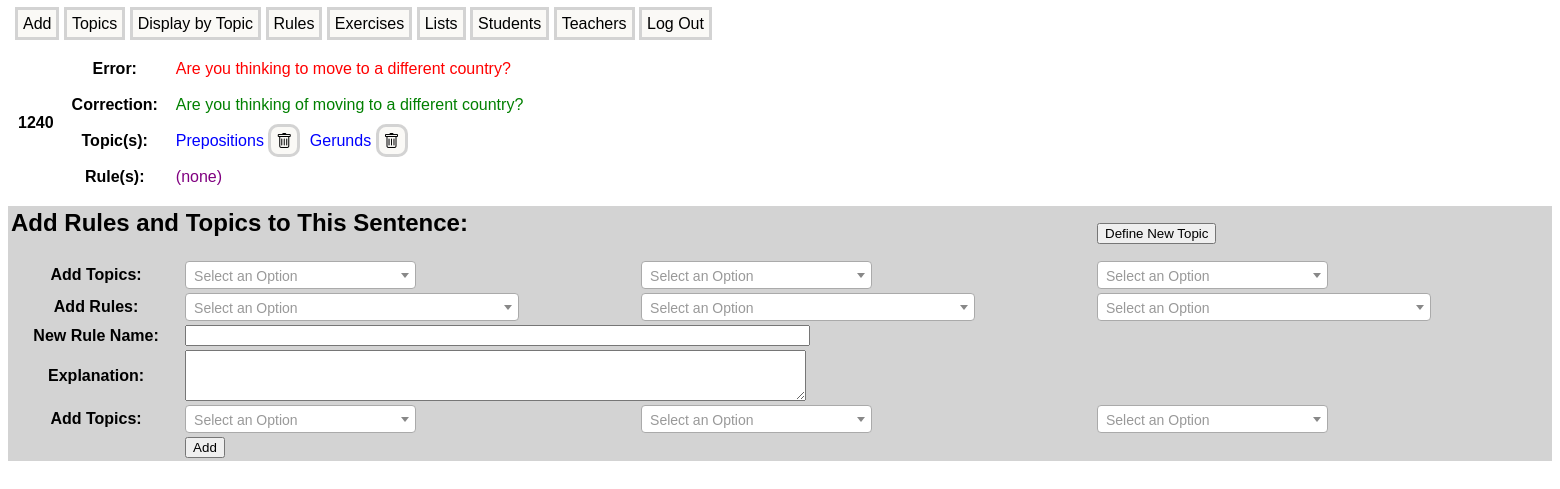
/add_rules_and_topics/1240 (signed in), run on an earlier commit of the app's database.
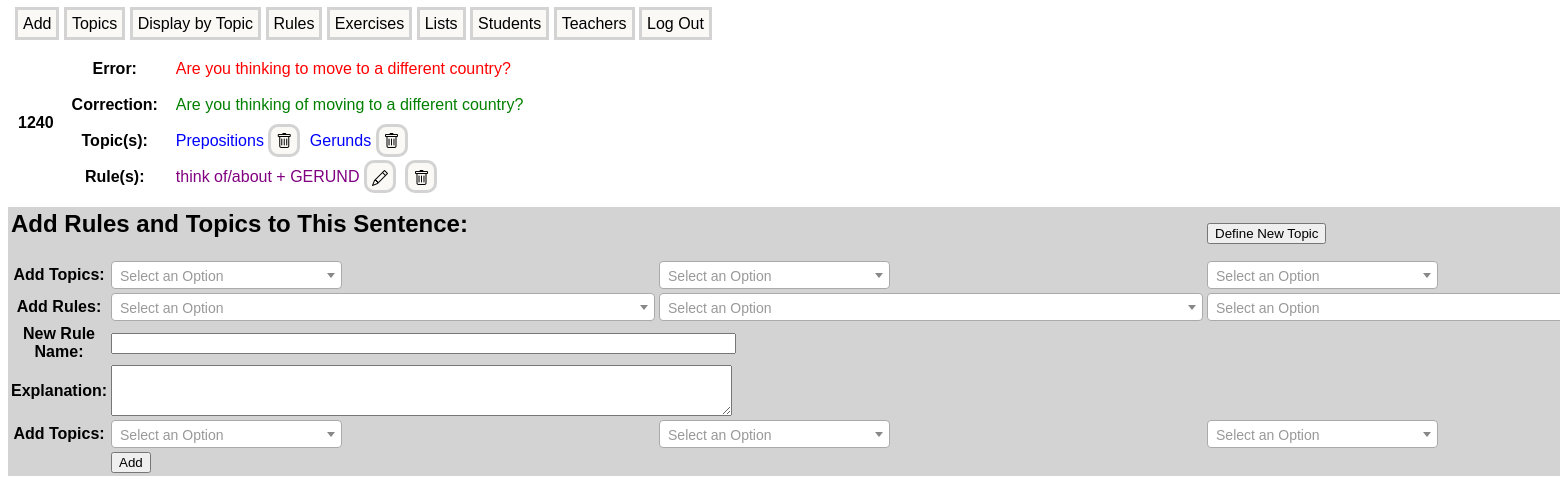
And on a later commit of the database.
### models.py (models this page shows)
class Correction(db.Model):
    id = db.Column(db.Integer, primary_key = True)
    correct_sentence = db.Column(db.String(300), index = True, unique = False, nullable = False)
    error_id = db.Column(db.Integer, db.ForeignKey('error.id', ondelete = 'CASCADE'), nullable = False)

class ErrorTopic(db.Model):
    id = db.Column(db.Integer, primary_key = True)
    error_id = db.Column(db.Integer, db.ForeignKey('error.id', ondelete = 'CASCADE'), nullable = False)
    topic_id = db.Column(db.Integer, db.ForeignKey('topic.id', ondelete = 'CASCADE'), nullable = False)

class Topic(db.Model):
    id = db.Column(db.Integer, primary_key = True)
    topic_name = db.Column(db.String(200), index = True, unique = True, nullable = False)
    topic_errors = db.relationship('ErrorTopic', backref = "topic", lazy = 'joined', cascade = 'all, delete-orphan')
    topic_rules = db.relationship('RuleTopic', backref = 'topic', lazy = 'joined', cascade = 'all, delete-orphan')

class Error(db.Model):
    id = db.Column(db.Integer, primary_key = True)
    incorrect_sentence = db.Column(db.String(300), index = True, unique = True, nullable = False)
    corrections = db.relationship('Correction', backref = 'error', lazy = 'joined', cascade = 'all, delete-orphan')
    teacher_id = db.Column(db.Integer, db.ForeignKey('teacher.id'))
    student_id = db.Column(db.Integer, db.ForeignKey('student.id'))
    error_topics = db.relationship('ErrorTopic', backref = 'error', lazy = 'joined', cascade = 'all, delete-orphan')
    error_rules = db.relationship('ErrorRule', backref = 'error', lazy = 'joined', cascade = 'all, delete-orphan')
    entered = db.Column(db.DateTime, default = datetime.now(timezone.utc), nullable=False)
    last_edited = db.Column(db.DateTime, default = datetime.now(timezone.utc), nullable=False)
    list_items = db.relationship('ListItem', backref = 'error', lazy = 'joined')
    cloze_sentences = db.relationship('ClozeSentence', backref = 'error', lazy = 'joined')
    comments = db.relationship('Comment', backref = 'error', lazy = 'joined', cascade = 'all, delete-orphan')

class ErrorRule(db.Model):
    id = db.Column(db.Integer, primary_key = True)
    error_id = db.Column(db.Integer, db.ForeignKey('error.id', ondelete = 'CASCADE'), nullable = False)
    rule_id = db.Column(db.Integer, db.ForeignKey('rule.id', ondelete = 'CASCADE'), nullable = False)

class Rule(db.Model):
    id = db.Column(db.Integer, primary_key = True)
    rule_name = db.Column(db.String(200), index = True, unique = True, nullable = False)
    rule_text = db.Column(db.Text, index = False, unique = True)
    examples = db.relationship('Example', backref = 'rule', lazy = 'joined', cascade = 'all, delete-orphan')
    rule_topics = db.relationship('RuleTopic', backref = 'rule', lazy = 'joined', cascade = 'all, delete-orphan')
    rule_errors = db.relationship('ErrorRule', backref = 'rule', lazy = 'joined', cascade = 'all, delete-orphan')
    entered = db.Column(db.DateTime, default = datetime.now(timezone.utc))
    last_edited = db.Column(db.DateTime, default = datetime.now(timezone.utc))
    comments = db.relationship('Comment', backref = 'rule', lazy = 'joined', cascade = 'all, delete-orphan')

### app.py (the view, shortened to what this page needs)
@app.route('/add_rules_and_topics/<int:error_id>', methods=['GET', 'POST'])
def add_rules_and_topics(error_id):
    error = Error.query.get_or_404(error_id)
    topics = [error_topic.topic.id for error_topic in error.error_topics]
    rules = [error_rule.rule.id for error_rule in error.error_rules]
    all_topics = Topic.query.order_by(Topic.topic_name).all()
    all_rules = Rule.query.order_by(Rule.rule_name).all()
    rule_tags = [('', 'Select a Rule (optional)')] + [(rule.id, rule.rule_name) for rule in all_rules]
    topic_tags = [('', 'Select a Topic (optional)')] + [(topic.id, topic.topic_name) for topic in all_topics]
    add_rules_and_topics_form = AddRulesAndTopicsForm()
    add_rules_and_topics_form.topic1.choices = topic_tags
    add_rules_and_topics_form.topic2.choices = topic_tags
    add_rules_and_topics_form.topic3.choices = topic_tags
    add_rules_and_topics_form.rule1.choices = rule_tags
    add_rules_and_topics_form.rule2.choices = rule_tags
    add_rules_and_topics_form.rule3.choices = rule_tags
    add_rules_and_topics_form.rule_topic1.choices = topic_tags
    add_rules_and_topics_form.rule_topic2.choices = topic_tags
    add_rules_and_topics_form.rule_topic3.choices = topic_tags
    return render_template('add_rules_and_topics.html', error=error, add_rules_and_topics_form=add_rules_and_topics_form)

### app.py (called while the page is built)
@login_manager.user_loader
def load_user(user_id):
    user_type, user_id = user_id.split(':')
    if user_type == 'teacher':
        return Teacher.query.get(int(user_id))
    elif user_type == 'student':
        return Student.query.get(int(user_id))
    return None

### templates/add_rules_and_topics.html (shortened to what this page needs)
{% extends "base.html" %}
{% block content %}
<table class="error-display-table">
    <tr>
        <th rowspan="4">{{ error.id }}  </th>
        <th>Error:</th>
        <td class="incorrect-sentence">{{ error.incorrect_sentence }}</td>
    </tr>
    <tr>
        <th>Correction:</th>
        <td class="correct-sentence">
            {% for correction in error.corrections %}
                {{ correction.correct_sentence }}<br>
            {% endfor %}
        </td>
    </tr>
    <tr>
        <th>Topic(s): </th>
        <td class="topic-name">
            {% if error.error_topics %}
                {% for error_topic in error.error_topics %}
                    {{ error_topic.topic.topic_name }}
                    <a class="manage-link trash-icon" href="{{ url_for('remove_error_topic', error_id=error.id, error_topic_id=error_topic.id) }}"
                            onclick="return confirmTopicRemoval();" title="Remove"></a>
                {% endfor %}
            {% else %}
                (none)
            {% endif %}
        </td>
    </tr>
    <tr>
        <th>Rule(s): </th>
        <td class="rule-name">
            {% if error.error_rules %}
                {% for error_rule in error.error_rules %}
                    {{ error_rule.rule.rule_name }}
                    <a class="manage-link edit-icon" href="{{ url_for('edit_rule', rule_id=error_rule.rule.id) }}" target="blank" title="Edit"></a>
                    <a class="manage-link trash-icon" href="{{ url_for('remove_error_rule', error_id=error.id, error_rule_id=error_rule.id) }}"
                            onclick="return confirmRuleRemoval();" title="Remove"></a>
                {% endfor %}
            {% else %}
                (none)
            {% endif %}
        </td>
    </tr>
</table>
<table class="form-table">
    <tr>
        <td colspan="3"><h2>Add Rules and Topics to This Sentence:</h2></td>
        <td>
            <form style="display:inline" onsubmit="return false;">
                <button onclick="showNewTopicForm()">Define New Topic</button>
            </form>
        </td>
    </tr>
    <form method="POST" action="{{ url_for('add_rules_and_topics', error_id=error.id) }}"
                        style="background-color:lightgray">
            <tr>
                <th>Add Topics:</th>
                <td>{{ add_rules_and_topics_form.topic1(class="select2-field") }}</td>
                <td>{{ add_rules_and_topics_form.topic2(class="select2-field") }}</td>
                <td>{{ add_rules_and_topics_form.topic3(class="select2-field") }}</td>
            </tr>
            <tr>
                <th>Add Rules:</th>
                <td>{{ add_rules_and_topics_form.rule1(class="select2-field") }}</td>
                <td>{{ add_rules_and_topics_form.rule2(class="select2-field") }}</td>
                <td>{{ add_rules_and_topics_form.rule3(class="select2-field") }}</td>
            </tr>
            <tr>
                <th>{{ add_rules_and_topics_form.new_rule_name.label }}</th>
                <td colspan="3">{{ add_rules_and_topics_form.new_rule_name(size=75) }}</td>
            </tr>
            <tr>
                <th>{{ add_rules_and_topics_form.new_rule_text.label }}</th>
                <td colspan="3">{{ add_rules_and_topics_form.new_rule_text(rows=3, cols=75, id='rule_text') }}</td>
            </tr>
            <tr>
                <th>Add Topics:</th>
                <td>{{ add_rules_and_topics_form.rule_topic1(class="select2-field") }}</td>
                <td>{{ add_rules_and_topics_form.rule_topic2(class="select2-field") }}</td>
                <td>{{ add_rules_and_topics_form.rule_topic3(class="select2-field") }}</td>
            </tr>
            <tr>
                <td></td>
                <td>{{ add_rules_and_topics_form.submit() }}</td>
            </tr>
    </form>
</table>
{% endblock %}

What changed in the data, as far as the page shows it:
added ErrorRule: rule.rule_name "think of/about + GERUND"
Also different on the page:
text no longer shown: "(none)"
